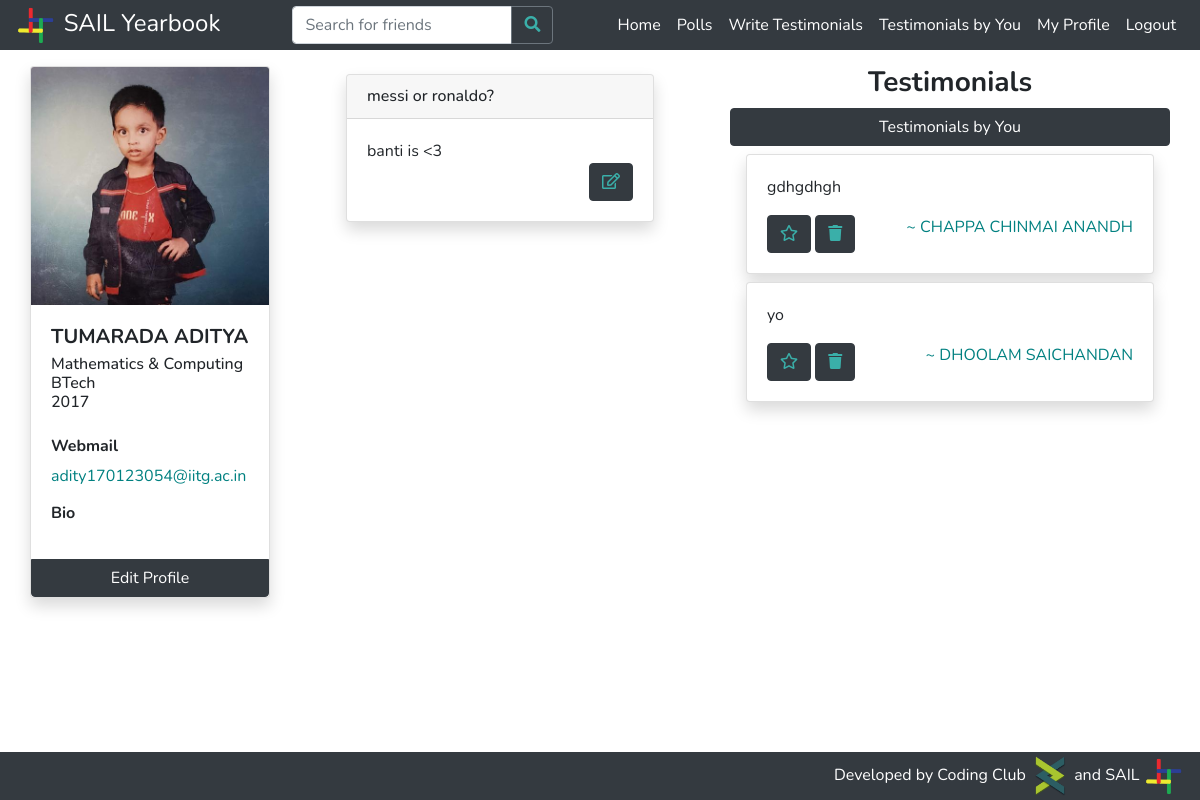
The app's page /adity170123054/ (signed in), older data.
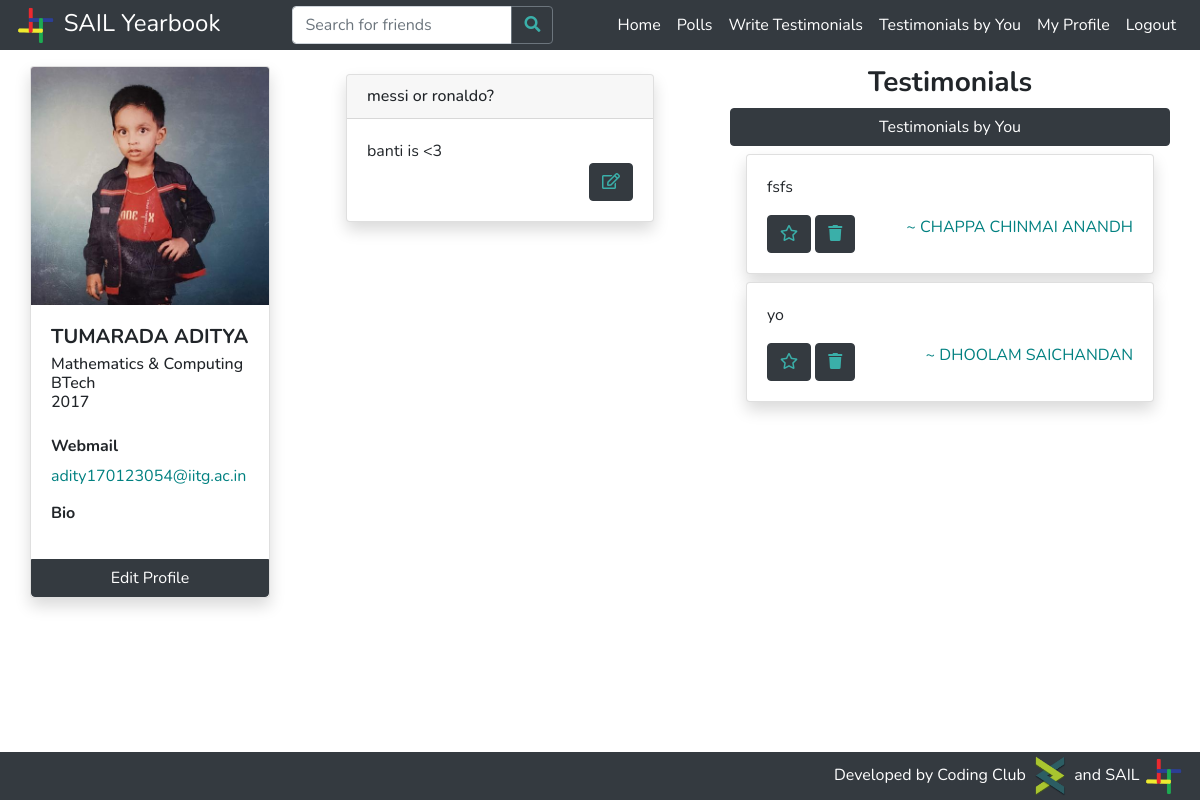
The same page, newer data.
### students/models.py (models this page shows, shortened)
class ProfileQuestion (models.Model):
    question = models.CharField(max_length=200)

class ProfileAnswers (models.Model):
    profile = models.ForeignKey(Profile, null=True, on_delete=models.CASCADE)
    question = models.ForeignKey(ProfileQuestion, null=True, on_delete=models.SET_NULL)
    answer = models.TextField(max_length = 300)

class Testimonial(models.Model):
    favourite = models.BooleanField(default=False)
    given_by = models.ForeignKey(Profile, null=True, on_delete=models.CASCADE, related_name='given_by')
    content = models.TextField(max_length = 300)
    given_to = models.ForeignKey(Profile, null=True, on_delete=models.CASCADE, related_name='given_to')

class Profile(models.Model):
    btech = '01'
    mtech = '41'
    phd = '61'
    msc = '21'
    msr = '43'
    ma = '22'
    bdes = '02'
    mdes = '42'
    error = '00'
    program_values = (
        (btech, 'BTech'),
        (mtech, 'MTech'),
        (phd, 'PhD'),
        (msc, 'MSc'),
        (msr, 'MS-R'),
        (ma, 'MA'),
        (bdes, 'BDes'),
        (mdes, 'MDes'),
        (error, 'Error')
    )
    cse = '01'
    ece = '02'
    me = '03'
    ce = '04'
    dd = '05'
    bsbe = '06'
    cl = '07'
    cst = '22'
    eee = '08'
    ma = '23'
    ph = '21'
    rt = '54'
    hss = '41'
    enc = '51'
    env = '52'
    nt = '53'
    lst = '55'
    department_values = (
        (cse, 'Computer Science & Engineering'),
        (ece, 'Electronics & Communication Engineering'),
        (me, 'Mechanical Engineering'),
        (ce, 'Civil Engineering'),
        (dd, 'Design'),
        (bsbe, 'Biosciences & Bioengineering'),
        (cl, 'Chemical Engineering'),
        (cst, 'Chemical Science & Technology'),
        (eee, 'Electronics & Electrical Engineering'),
        (ma, 'Mathematics & Computing'),
        (ph, 'Engineering Physics'),
        (rt, 'Rural Technology'),
        (hss, 'Humanities & Social Sciences'),
        (enc, 'Centre for Energy'),
        (env, 'Centre for Environment'),
        (nt, 'Centre for Nanotechnology'),
        (lst, 'Centre for Linguistic Science & Technology'),
        (error, 'Error')
    )
    profile_pic = models.ImageField(upload_to='profile_pics/', default='profile_pics/no-profile-pic.png')
    user = models.ForeignKey(User, on_delete=models.CASCADE)
    full_name = models.CharField(max_length=100)
    rollno = models.IntegerField()
    program = models.CharField(max_length=2, choices=program_values)
    department = models.CharField(max_length=3, choices=department_values)
    bio = models.TextField(max_length=500)
    graduating = models.BooleanField(default=False)

### students/views.py (the view, shortened to what this page needs)
# urls.py: path('<username>/', student_views.profile, name='profile'),
@login_required
def profile(request, username):
    if request.method == 'GET':
        if request.user and not request.user.is_anonymous:
            user = User.objects.filter(username=request.user.username).first()
            user_profile = Profile.objects.filter(user=user).first()
            profile_user = User.objects.filter(username=username).first()
            if profile_user:
                if profile_user.is_superuser:
                    return error404(request)
                if profile_user == user:
                    myprofile = True
                else:
                    myprofile = False
                profile = Profile.objects.filter(user=profile_user).first()
                if not profile.graduating:
                    context = {
                        'logged_in': True,
                        'user': user,
                        'myprofile': myprofile,
                        'profile': profile
                    }
                    return render(request, 'profile.html', context)
                else:
                    testimonials = Testimonial.objects.filter(given_to=profile).order_by('-favourite',
                                                                                         Length('content').desc(),
                                                                                         '-id')
                    profile_questions = ProfileQuestion.objects.all()
                    profile_answers = ProfileAnswers.objects.filter(profile=profile)
                    mytestimonial = testimonials.filter(given_by=user_profile).first()
                    answers = {}
                    for question in profile_questions:
                        answers[question] = profile_answers.filter(question=question).first()
                    context = {
                        'logged_in': True,
                        'myprofile': myprofile,
                        'user': user,
                        'testimonials': testimonials,
                        'mytestimonial': mytestimonial,
                        'profile': profile,
                        'answers': answers
                    }
                    return render(request, 'profile.html', context)
            else:
                return error404(request)
    else:
        return error404(request)

### students/templates/profile.html (shortened to what the changed rows need)
{% extends 'base.html' %}
{% load static %}
{% block content %}
    <div class="container-fluid">
        <div class="row mb-2">
            {% if profile.graduating %}
                <div class="col-xl-4 col-lg-12  mt-xl-0 mt-sm-4">
                    <div class="container-fluid">
                        {% for question,answer in answers.items %}
                        <div class="card shadow my-2 mx-lg-3">
                            <div class="card-header">
                                <h6 class="mb-0">{{ question.question }}</h6>
                            </div>
                            <div class="card-body">
                                <div class="card-text text-justify">
                                    {% if answer %}{{ answer.answer | linebreaksbr}}{% endif %}
                                </div>
                                {% if myprofile %}
                                    <p class="float-right mb-0">
                                        <button type="button" class="btn btn-dark" data-toggle="modal" data-target="#answer-modal-{{ question.id }}">
                                            <i style="color: #3aafa9;" class="far fa-edit"></i>
                                        </button>
                                    </p>
                                {% endif %}
                            </div>
                        </div>
                        {% endfor %}
                    </div>
                </div>
                <div class="col-xl-5 col-lg-12 mt-xl-0 mt-sm-4">
                    <div class="container-fluid">
                        {% for testimonial in testimonials %}
                            <div class="card shadow my-2 mx-lg-3" id="testimonial-{{ testimonial.id }}">
                                <div class="card-body">
                                    <p class="card-text text-justify">
                                        {{ testimonial.content | linebreaksbr }}
                                    </p>
                                    <p class="float-left my-0">
                                        {% if myprofile %}
                                            {% if testimonial.favourite %}
                                                <button class="btn btn-dark" onclick="favouriteTestimonial({{ testimonial.id }})" data-toggle="tooltip" title="Remove the testimonial from favourites to not show it on your final Yearbook">
                                                    <i style="color: #3aafa9;" class="fas fa-star"></i>
                                                </button>
                                            {% else %}
                                                <button class="btn btn-dark" onclick="favouriteTestimonial({{ testimonial.id }})" data-toggle="tooltip" title="Add the testimonial to favourites to show it on your final Yearbook">
                                                    <i style="color: #3aafa9;" class="far fa-star"></i>
                                                </button>
                                            {% endif %}
                                                <button class="btn btn-dark" onclick="deleteTestimonial({{ testimonial.id }})" data-toggle="tooltip" title="Delete the testimonial from your profile.">
                                                    <i class="fas fa-trash" style="color: #3aafa9;"></i>
                                                </button>
                                        {% endif %}
                                    </p>
                                    <p class="float-right my-0">
                                        <a href="{% url 'profile' testimonial.given_by.user.username %}">
                                            ~ {{ testimonial.given_by.full_name }}
                                        </a>
                                    </p>
                                </div>
                            </div>
                        {% endfor %}
                    </div>
                </div>
            {% endif %}
        </div>
    </div>
{% endblock %}

Row changes from the older to the newer data that the page shows:
removed Testimonial: content "gdhgdhgh", given_by.full_name "CHAPPA CHINMAI ANANDH"
added Testimonial: content "fsfs ‍️‍️‍‍", given_by.full_name "CHAPPA CHINMAI ANANDH"
